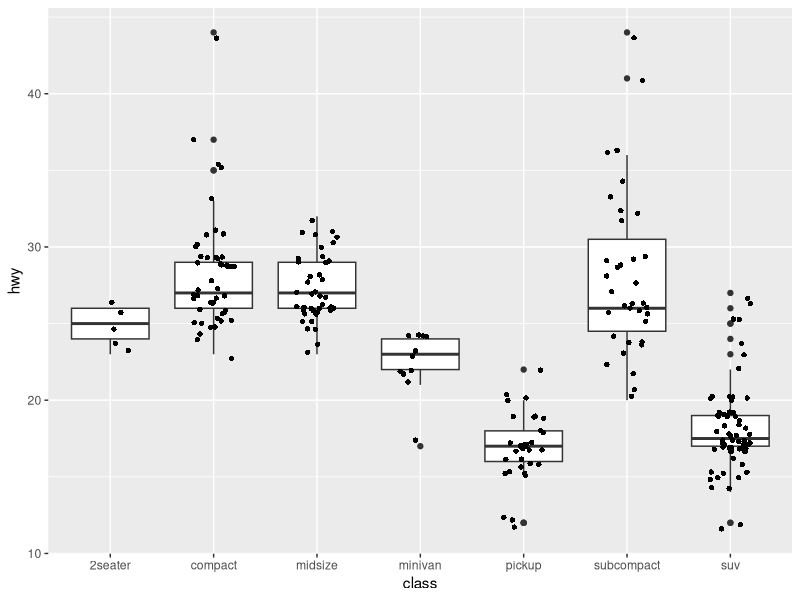

Generate this figure with R:
# Description: Basic introduction to R
# Author:  Zullinira
# Date: 2021-05-22

# define variables
# tip: type Alt + - (dash) to make assignment operator <- 
# type Ctrl + Enter to execute the code line

# numeric variable
mynumber <- 3

# delete variable
rm(mynumber)

# character (string) variable
mychar1 <- "dibimbing"
mychar2 <-'data science bootcamp'
mychar3 <- 'John Wick is a "Boogyman"'

mychar3

# check data type
typeof(mychar2)

# boolean variable (TRUE/FALSE)
mybool1 <- TRUE
mybool2 <- T
mybool3 <- FALSE
mybool4 <- F

# arithmetic operators
3 + 2 #5
3 - 2 #1
3 * 2 #6
3 / 2 #1.5
3 ^ 2 #9
3 %% 2 #1 (modulo)
9 %/% 2 #4 (integer part of division result)

# relational operators
3 < 2 #FALSE
3 > 2 #TRUE
3 <= 2 #FALSE
3 >= 2 #TRUE
2 >= 2 #TRUE
3 == 3 #TRUE
3 != 2 #TRUE

# logical operators
!TRUE #FALSE
TRUE & FALSE #FALSE
TRUE | FALSE #TRUE
mybool2 & !mybool4 #TRUE


# vector
myvect_num1 <- c(1,2,3,4,5)
myvect_num2 <- c(1,0,1,0,1)
myvect_chr <- c("A","B","C")

test_vect <- c("A",1)

myvect_chr
myvect_num1

# check element data type
typeof(myvect_num1)
typeof(as.integer(myvect_num1))

# arithmetic operation between vectors
myvect_num1 + myvect_num2

# indexing (starts with 1)
myvect_num2[1] #1
myvect_num2[2] #0
myvect_num1[1:3] #1 2 3
myvect_num1[-1] #2 3 4 5


# built-in functions
abs(-3) #3
sqrt(9) #3
sin(pi) #~0 (computer float precision things :) )

sum(myvect_num1) #15
mean(myvect_num1) #3
min(myvect_num1) #1

# create vector of sequence of number using seq()
# tip: seeking help/documentation of a function
help(seq)
?seq

seq(10)
seq(1,10)
seq(0,10,2)

myvect_num1
indexes=c(2,4)
myvect_num1[indexes]

# install packages
# best practice: write this command directly on Console
install.packages("ggplot2") #popular visualization library

# load installed packages
library(ggplot2)

# test visualization
ggplot(mpg, aes(x = class, y = hwy)) +
  geom_boxplot() + 
  geom_jitter(shape=16, position = position_jitter(0.2))

# mini exercise
# 1. 1+2+3+...+1000=???
sum(1:1000)
sum(seq(1,1000))

# 2. 3+6+9+...+999=???
sum(seq(3,999,3))

# 3. average of the first 100 elements in sequence 2)
variable <- seq(3,999,3)
mean(variable)
mean(variable[1:100])

# 4. average of the last 100 elements in sequence 2)
# hint: help(tail)
mean(tail(variable,100))
